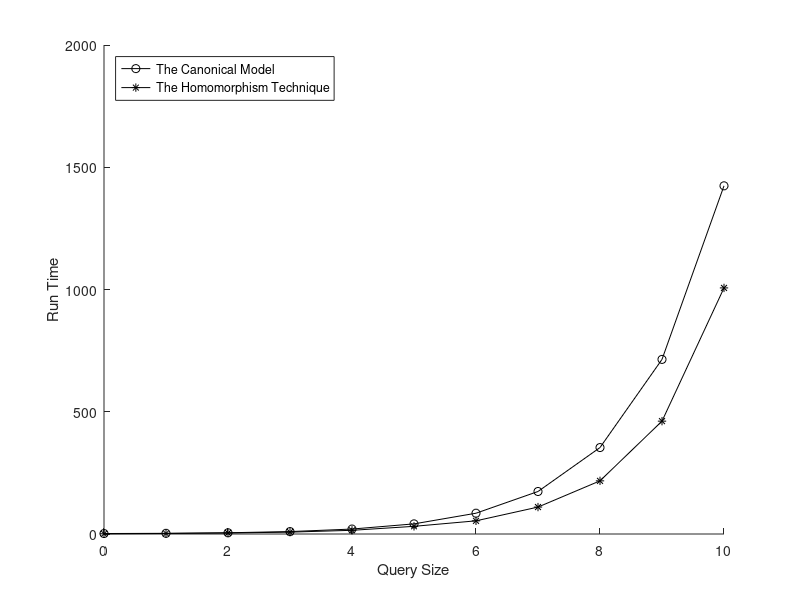

Recreate this plot in MATLAB.
format long
A = [
	0	1.957400	0.946600;
	1	2.770000	2.215700;
	2	5.072100	4.080200;
	3	9.914800	7.671100;
	4	20.219200	15.099600;
	5	41.414800	31.357600;
	6	85.019700	53.872700;
	7	173.852200	110.148500;
	8	353.555900	217.391100;
	9	714.119000	461.565000;
	10	1424.053200	1006.507700;
];

hold on
f = plot(A(:,1), A(:,2), 'k-o');
f = plot(A(:,1), A(:,3), 'k-*');
hold off
xlabel('Query Size')
ylabel('Run Time')
legend('The Canonical Model', 'The Homomorphism Technique', 'Location', 'northwest')
saveas(f, '../img/ChildBranchRank2WildcardGraph.png');
